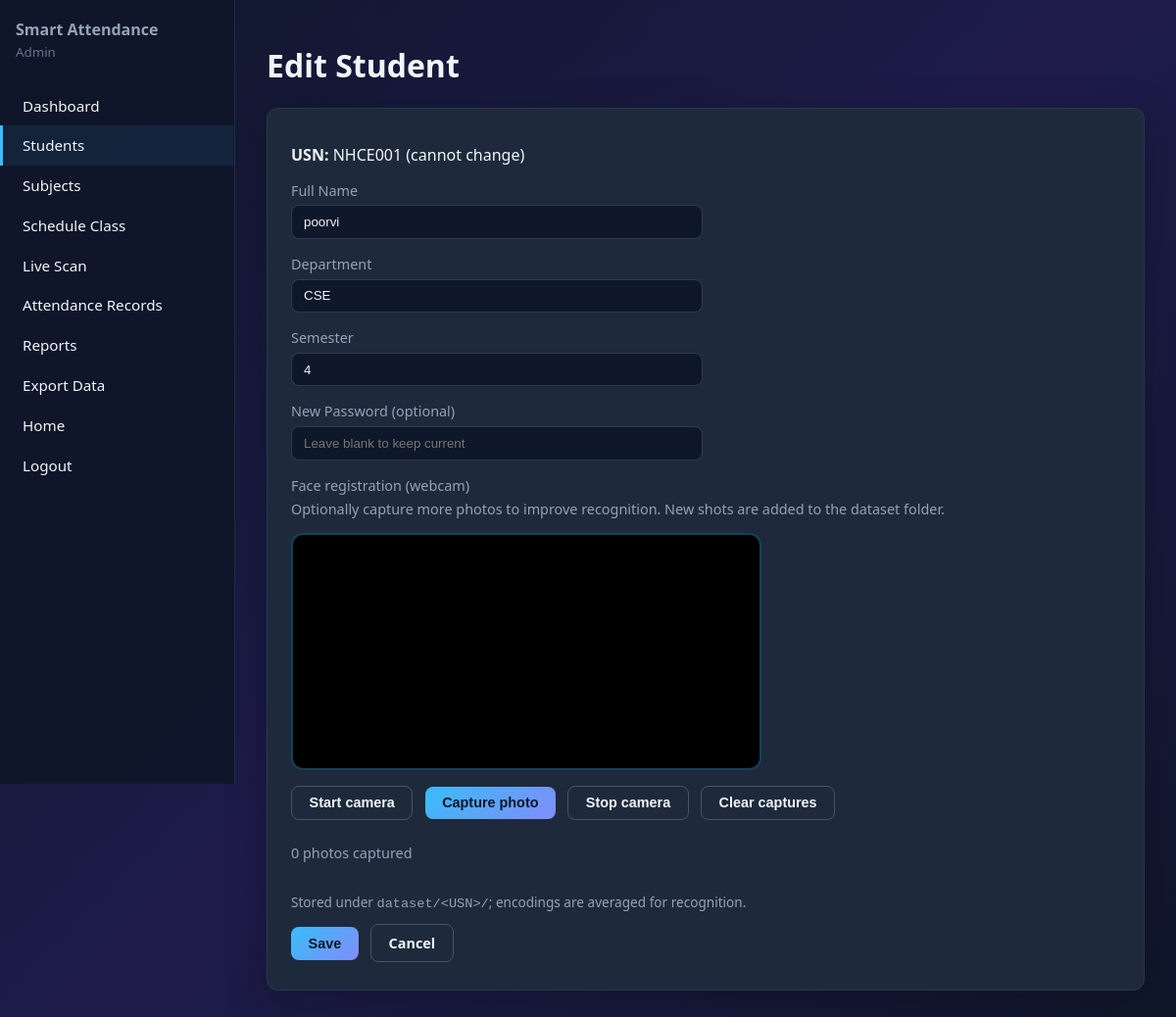
Screenshot of /admin/students/edit/1 (signed in) with the database file from the repository.
### tables this page shows
CREATE TABLE students (
            id INTEGER PRIMARY KEY AUTOINCREMENT,
            usn TEXT UNIQUE NOT NULL,
            full_name TEXT NOT NULL,
            password TEXT NOT NULL,
            department TEXT NOT NULL,
            semester INTEGER NOT NULL,
            face_encoding BLOB
        );

### routes/admin.py (the view, shortened to what this page needs)
@admin_bp.route("/students/edit/<int:sid>", methods=["GET", "POST"])
@admin_required
def students_edit(sid):
    conn = get_db()
    row = conn.execute("SELECT * FROM students WHERE id = ?", (sid,)).fetchone()
    if not row:
        conn.close()
        flash("Student not found.", "error")
        return redirect(url_for("admin.students_list"))
    if request.method == "GET":
        conn.close()
        return render_template("admin/student_form.html", student=row, edit=True)

### models/db.py (called while the page is built)
def get_db():
    conn = sqlite3.connect(Config.DATABASE_PATH)
    conn.row_factory = sqlite3.Row
    conn.execute("PRAGMA foreign_keys = ON")
    return conn

### routes/auth.py (called while the page is built)
def admin_required(f):
    @wraps(f)
    def decorated(*args, **kwargs):
        if not session.get("admin_id"):
            return redirect(url_for("auth.admin_login"))
        return f(*args, **kwargs)
    return decorated

### templates/admin/student_form.html (shortened to what this page needs)
{% extends "base_admin.html" %}
{% block content %}
<h1>{% if edit %}Edit{% else %}Register{% endif %} Student</h1>
<div class="card">
  <form method="post" enctype="multipart/form-data" id="studentForm">
    {% if not edit %}
    <label>Roll Number / USN</label>
    <input type="text" name="usn" required value="{{ student.usn if student else '' }}">
    {% else %}
    <p><strong>USN:</strong> {{ student.usn }} (cannot change)</p>
    {% endif %}
    <label>Full Name</label>
    <input type="text" name="full_name" required value="{{ student.full_name if student else '' }}">
    <label>Department</label>
    <input type="text" name="department" required placeholder="e.g. CSE" value="{{ student.department if student else '' }}">
    <label>Semester</label>
    <input type="number" name="semester" min="1" max="12" required value="{{ student.semester if student else '' }}">
    {% if edit %}
    <label>New Password (optional)</label>
    <input type="text" name="password" placeholder="Leave blank to keep current">
    {% endif %}
    <label>Face registration (webcam)</label>
    <p style="color:#94a3b8;font-size:0.9rem;margin-top:0">
      {% if edit %}
      Optionally capture more photos to improve recognition. New shots are added to the dataset folder.
      {% else %}
      Start the camera, then use <strong>Capture photo</strong> several times (3–5 frontal shots recommended). Photos are saved when you click Save — no file upload.
      {% endif %}
    </p>
    <div class="video-wrap" style="max-width:480px;margin:0.75rem 0">
      <video id="regCam" autoplay playsinline muted></video>
    </div>
    <p>
      <button type="button" class="btn btn-ghost" id="btnStartCam">Start camera</button>
      <button type="button" class="btn btn-primary" id="btnCapPhoto">Capture photo</button>
      <button type="button" class="btn btn-ghost" id="btnStopCam">Stop camera</button>
      <button type="button" class="btn btn-ghost" id="btnClearCaps">Clear captures</button>
    </p>
    <p id="capSummary" style="color:#94a3b8;font-size:0.9rem">0 photos captured</p>
    <p style="color:#94a3b8;font-size:0.85rem">Stored under <code>dataset/&lt;USN&gt;/</code>; encodings are averaged for recognition.</p>
    <button class="btn btn-primary" type="submit">Save</button>
    <a class="btn btn-ghost" href="{{ url_for('admin.students_list') }}" id="btnCancel">Cancel</a>
  </form>
</div>
{% endblock %}

### static/css/style.css (style rules this page uses)
:root { --bg: #0f172a; --panel: #1e293b; --accent: #38bdf8; --accent-2: #818cf8; --text: #f1f5f9; --muted: #94a3b8; --success: #4ade80; --warn: #fbbf24; --danger: #f87171; --radius: 12px; --font: "Segoe UI", system-ui, sans-serif; }
* { box-sizing: border-box; }
body { margin: 0; font-family: var(--font); background: linear-gradient(135deg, #0f172a 0%, #1e1b4b 50%, #0f172a 100%); color: var(--text); min-height: 100vh; }
a { color: var(--accent); text-decoration: none; }
.card { background: var(--panel); border-radius: var(--radius); padding: 1.25rem 1.5rem; margin-bottom: 1.25rem; border: 1px solid rgba(148, 163, 184, 0.12); box-shadow: 0 10px 40px rgba(0, 0, 0, 0.25); }
label { display: block; margin-bottom: 0.35rem; color: var(--muted); font-size: 0.9rem; }
input[type="text"], input[type="password"], input[type="number"], input[type="date"], input[type="time"], input[type="file"], select, textarea { width: 100%; max-width: 420px; padding: 0.55rem 0.75rem; border-radius: 8px; border: 1px solid rgba(148, 163, 184, 0.25); background: #0f172a; color: var(--text); margin-bottom: 1rem; }
.btn { display: inline-block; padding: 0.55rem 1.1rem; border-radius: 8px; border: none; cursor: pointer; font-weight: 600; font-size: 0.9rem; margin-right: 0.5rem; margin-bottom: 0.5rem; }
.btn-primary { background: linear-gradient(135deg, var(--accent), var(--accent-2)); color: #0f172a; }
.btn-ghost { background: transparent; color: var(--text); border: 1px solid rgba(148, 163, 184, 0.35); }
.video-wrap { position: relative; max-width: 640px; border-radius: var(--radius); overflow: hidden; border: 2px solid rgba(56, 189, 248, 0.35); background: #000; }
video { width: 100%; display: block; }

### rows the page displays
students: usn "NHCE001", full_name "poorvi", department "CSE", semester "4"
